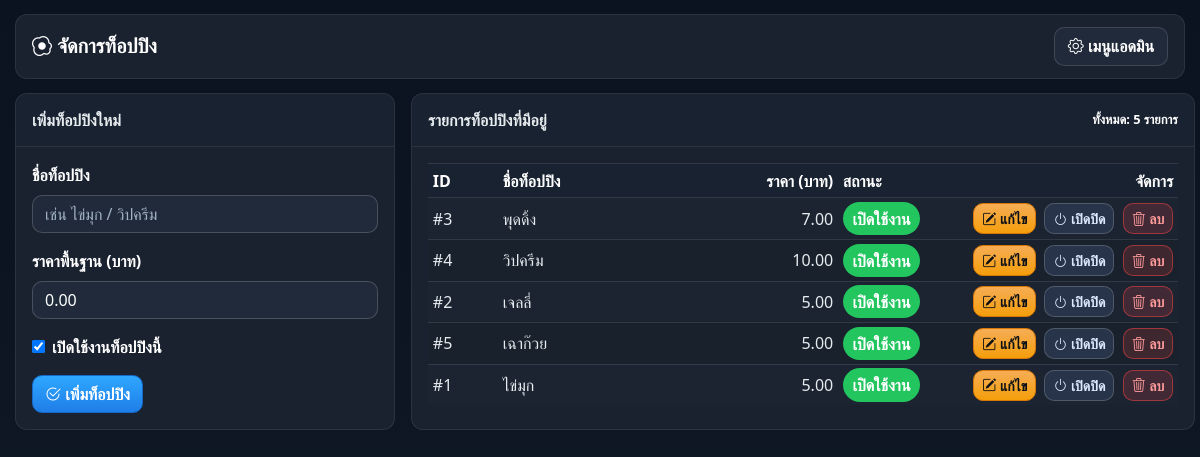
The app's page /admin/topping.php (signed in) with its own data.
### tables this page shows
CREATE TABLE IF NOT EXISTS `toppings` (
  `topping_id` int(11) NOT NULL AUTO_INCREMENT,
  `name` varchar(80) NOT NULL,
  `base_price` decimal(10,2) NOT NULL DEFAULT 0.00,
  `is_active` tinyint(1) NOT NULL DEFAULT 1,
  PRIMARY KEY (`topping_id`)
);

### admin/topping.php (the view, shortened to what this page needs)
<?php
require __DIR__ . '/../db.php';
$conn->set_charset('utf8mb4');
function h($s){ return htmlspecialchars((string)$s, ENT_QUOTES, 'UTF-8'); }
function back_to_self(array $q=[]){
  $base = basename(__FILE__);
  $qs = http_build_query($q);
  return $base . ($qs?('?'.$qs):'');
}
$edit_row = null;
$rows = $conn->query("SELECT topping_id, name, base_price, is_active
                      FROM toppings ORDER BY is_active DESC, name ASC");
?>
<!doctype html>
<html lang="th">
<head>
<link rel="stylesheet"
  href="https://stackpath.bootstrapcdn.com/bootstrap/4.5.2/css/bootstrap.min.css">
<link rel="stylesheet"
  href="https://cdn.jsdelivr.net/npm/bootstrap-icons@1.11.3/font/bootstrap-icons.css">
</head>
<body>
<div class="container-xl">
  <div class="topbar">
    <h5 class="brand"><i class="bi bi-egg-fried"></i> จัดการท็อปปิง</h5>
    <div class="d-flex align-items-center" style="gap:8px">
      <a href="adminmenu.php" class="btn-back"><i class="bi bi-gear"></i> เมนูแอดมิน</a>
    </div>
  </div>
  <div class="grid-2">
    <div class="cardx mb-3">
      <div class="head d-flex align-items-center justify-content-between">
        <strong><?= $edit_row? 'แก้ไขท็อปปิง' : 'เพิ่มท็อปปิงใหม่' ?></strong>
      </div>
      <div class="body">
        <form method="post" novalidate>
          <div class="form-group">
            <label>ชื่อท็อปปิง</label>
            <input type="text" name="name" class="form-control" required placeholder="เช่น ไข่มุก / วิปครีม"
                   value="<?= h($edit_row['name'] ?? '') ?>">
          </div>
          <div class="form-group">
            <label>ราคาพื้นฐาน (บาท)</label>
            <input type="number" name="base_price" class="form-control" step="0.01" min="0" required
                   placeholder="เช่น 5.00" value="<?= h($edit_row['base_price'] ?? '0.00') ?>">
          </div>
          <div class="form-group form-check">
            <?php $checked = ($edit_row ? ((int)$edit_row['is_active']===1) : true); ?>
            <input type="checkbox" class="form-check-input" id="is_active" name="is_active" <?= $checked?'checked':'' ?>>
            <label class="form-check-label" for="is_active">เปิดใช้งานท็อปปิงนี้</label>
          </div>
          <div class="d-flex align-items-center" style="gap:8px">
            <button class="btn btn-main" type="submit"><i class="bi bi-check2-circle"></i> <?= $edit_row? 'บันทึกการแก้ไข' : 'เพิ่มท็อปปิง' ?></button>
          </div>
        </form>
      </div>
    </div>
    <div class="cardx mb-3">
      <div class="head d-flex align-items-center justify-content-between">
  <strong>รายการท็อปปิงที่มีอยู่</strong>
  <span class="small" style="color:var(--text-strong);font-weight:700;">
    ทั้งหมด: <?= (int)$rows->num_rows ?> รายการ
  </span>
</div>
      <div class="body table-wrap">
        <table class="table table-sm mb-0">
          <thead>
            <tr>
              <th style="min-width:70px">ID</th>
              <th style="min-width:220px">ชื่อท็อปปิง</th>
              <th style="min-width:120px" class="text-right">ราคา (บาท)</th>
              <th style="min-width:120px">สถานะ</th>
              <th style="min-width:220px" class="text-right">จัดการ</th>
            </tr>
          </thead>
          <tbody>
            <?php if($rows->num_rows>0): ?>
              <?php while($r=$rows->fetch_assoc()): ?>
                <tr>
                  <td>#<?= (int)$r['topping_id'] ?></td>
                  <td><?= h($r['name']) ?></td>
                  <td class="text-right"><?= number_format((float)$r['base_price'],2) ?></td>
                  <td>
                    <?php if((int)$r['is_active']===1): ?>
                      <span class="badge-on">เปิดใช้งาน</span>
                    <?php else: ?>
                      <span class="badge-off">ปิดไว้</span>
                    <?php endif; ?>
                  </td>
                  <td class="text-right">
                    <a class="btn btn-sm btn-edit mr-1" href="<?= h(back_to_self(['edit'=>(int)$r['topping_id']])) ?>">
                      <i class="bi bi-pencil-square"></i> แก้ไข
                    </a>
<form method="post" class="d-inline">
  <button class="btn btn-sm btn-act mr-1" type="submit">
    <i class="bi bi-power"></i> เปิดปิด
  </button>
</form>
                    <form method="post" class="d-inline" onsubmit="return confirm('ยืนยันการลบท็อปปิงนี้?');">
                      <button class="btn btn-sm btn-del" type="submit">
                        <i class="bi bi-trash3"></i> ลบ
                      </button>
                    </form>
                  </td>
                </tr>
              <?php endwhile; ?>
            <?php else: ?>
              <tr><td colspan="5" class="text-center text-muted">ยังไม่มีท็อปปิง</td></tr>
            <?php endif; ?>
          </tbody>
        </table>
      </div>
    </div>
  </div>
</div>
</body>
</html>

### admin/topping.php (style rules this page uses)
:root { --bg1:#0b1220; --bg2:#101a27; --surface:#1a2230; --surface-2:#192231; --surface-3:#202a3a; --text-strong:#ffffff; --text-normal:#e6ebee; --text-muted:#9fb1c5; --brand-500:#2ea7ff; --brand-400:#1f7ee8; --brand-border:#1669c9; --ok:#22c55e; --danger:#ef4444; --radius:12px; }
html,body { height:100% }
body { margin:0; font-family:"Segoe UI",Tahoma,Arial,sans-serif; background:linear-gradient(180deg,var(--bg1),var(--bg2)); color:var(--text-normal); }
.container-xl { max-width:1200px }
.topbar { position:sticky; top:0; z-index:5; display:flex; align-items:center; justify-content:space-between; padding:12px 16px; border-radius:var(--radius); background:var(--surface); border:1px solid rgba(255,255,255,.08); margin:14px 0; }
.brand { margin:0; font-weight:900; color:var(--text-strong) }
.btn-back { border-radius:10px; padding:.4rem .8rem; background:var(--surface-3); color:#fff; text-decoration:none; border:1px solid rgba(255,255,255,.14); font-weight:800; }
.cardx { background:var(--surface); border:1px solid rgba(255,255,255,.08); border-radius:var(--radius); color:var(--text-normal); }
.cardx .head { padding:14px 16px; border-bottom:1px solid rgba(255,255,255,.08); background:var(--surface-2); border-radius:var(--radius) var(--radius) 0 0; }
.cardx .body { padding:16px }
label { font-weight:800; color:var(--text-strong) }
.form-control { background:var(--surface-3); border:1px solid rgba(255,255,255,.18); color:#fff; border-radius:10px; }
.form-control::placeholder { color:#a0b2c2 }
.btn-main { background:linear-gradient(180deg,var(--brand-500),var(--brand-400)); color:#fff; border:1px solid var(--brand-border); font-weight:900; border-radius:10px; }
.btn-edit { background:linear-gradient(180deg,#f6ad55,#f59e0b); border:1px solid #d97706; color:#0b0f16; font-weight:900; border-radius:10px }
.btn-del { background:rgba(239,68,68,.18); border:1px solid rgba(239,68,68,.55); color:#ff9b9b; font-weight:900; border-radius:10px }
.btn-act { background:#273449; border:1px solid rgba(255,255,255,.18); color:#dbe8ff; border-radius:10px; font-weight:800 }
.table-wrap { overflow:auto }
.table thead th { position:sticky; top:0; z-index:1; background:var(--surface-2); color:var(--text-strong); border-bottom:1px solid rgba(255,255,255,.08); font-weight:800; }
.table { color:var(--text-normal) }
.table td, .table th { border-color: rgba(255,255,255,.10) !important; vertical-align:middle !important; }
.table tbody tr:nth-child(odd) { background:#1c2432 }
.table tbody tr:nth-child(even) { background:#19212d }
.badge-on { background:#22c55e; color:#fff; padding:.35rem .6rem; border-radius:999px; font-weight:800 }
@media (min-width: 768px) { .grid-2 { display:grid; grid-template-columns: 380px 1fr; gap:16px; } }

### records on screen
toppings: topping_id "3", name "พุดดิ้ง", base_price "7.00", is_active "เปิดใช้งาน"
toppings: topping_id "4", name "วิปครีม", base_price "10.00", is_active "เปิดใช้งาน"
toppings: topping_id "2", name "เจลลี่", base_price "5.00", is_active "เปิดใช้งาน"
toppings: topping_id "5", name "เฉาก๊วย", base_price "5.00", is_active "เปิดใช้งาน"
toppings: topping_id "1", name "ไข่มุก", base_price "5.00", is_active "เปิดใช้งาน"

### other values on screen
$rows->num_rows "5"
